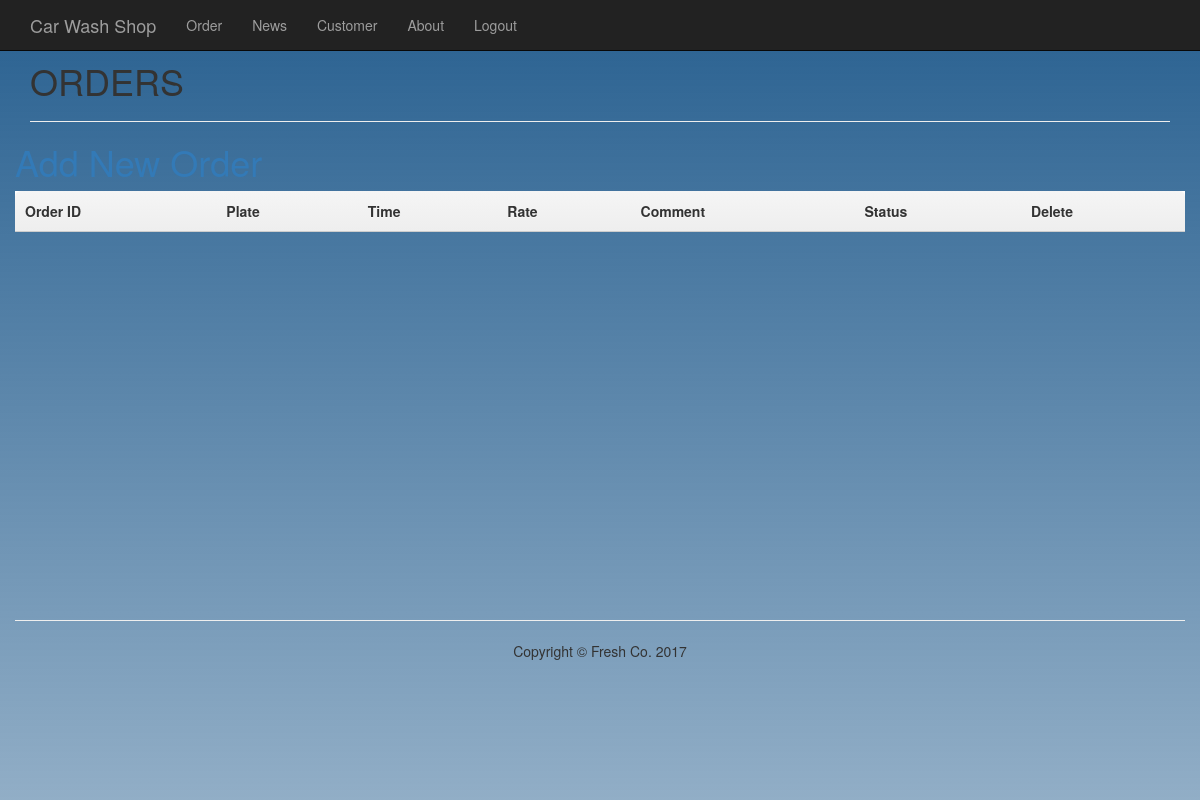
Before: /index.php?page=order (signed in) with the older database file.
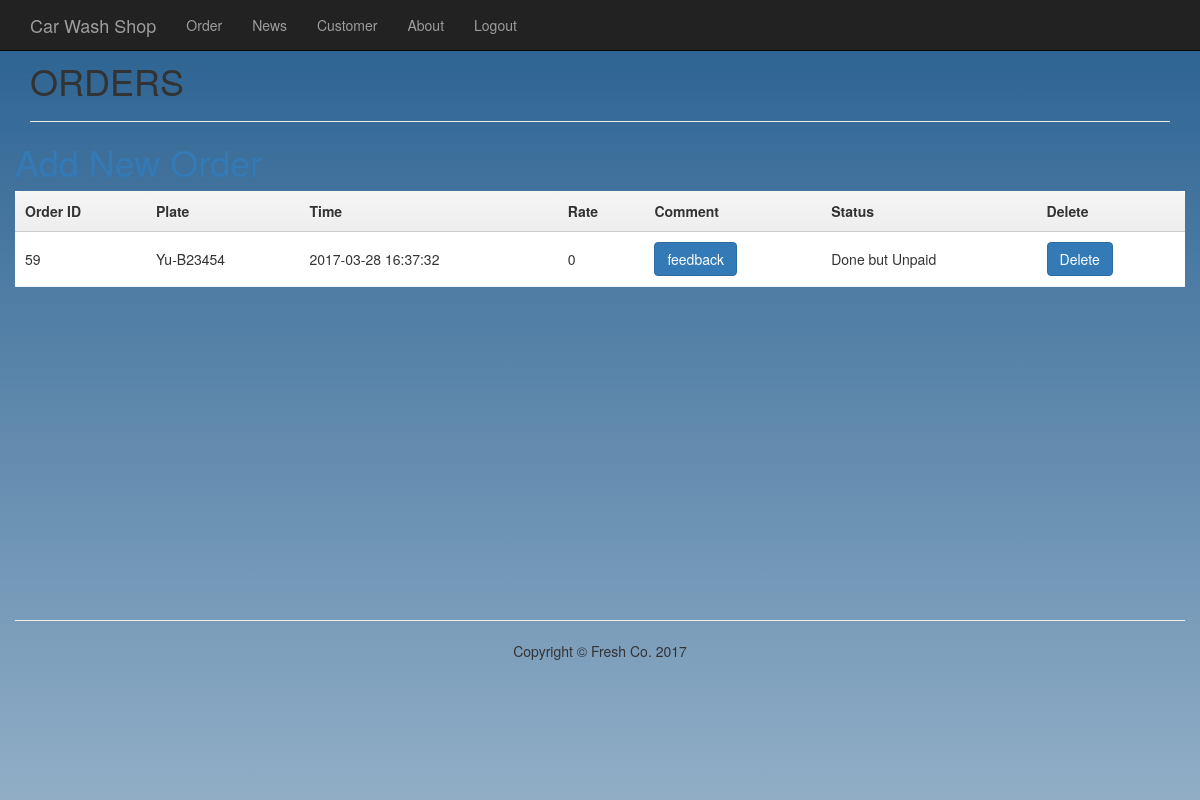
After: the same page with the newer database file.
### tables this page shows
CREATE TABLE IF NOT EXISTS `orders` (
  `id` int(10) unsigned NOT NULL,
  `cus_id` int(10) unsigned DEFAULT NULL,
  `Date` date DEFAULT NULL,
  `Time` time DEFAULT NULL,
  `status` int(11) DEFAULT NULL,
  `rate` int(11) NOT NULL
);

CREATE TABLE IF NOT EXISTS `car` (
  `id` int(11) NOT NULL,
  `plate` varchar(50) DEFAULT NULL,
  `brand` varchar(100) DEFAULT NULL,
  `color` varchar(100) DEFAULT NULL,
  `cus_id` int(10) unsigned DEFAULT NULL
);

### inc/db.php (called while the page is built, shortened)
<?php
 class Mysql{
	function __construct(){
		$this->conn=$this->getConn();
	}
	function getConn(){
        $conn =  mysql_connect('localhost','root','') or die("Cannot connect to server".mysql_error());
        return $conn;
    }
	function fetch($result){
        $row = mysql_fetch_array($result);
        return $row;
    }
	function query($sql){
        $res = mysql_query($sql,$this->conn) or die(mysql_error());
		return $res;
	}
}
$mysql = new Mysql();
?>

### app/order.php (the view, shortened to what this page needs)
<div class="container">
        <div class="row">
            <div class="col-sm-12 col-md-offset-0">
                <h1>ORDERS</h1>
				<hr>
			</div>
				<h1><a href="index.php?page=addorder">Add New Order</a></h1>
				<table class="zebra">
					<thead>
						<tr>
				       	 	<th>Order ID</th>
							<th>Plate</th>
							<th>Time</th>
							<th>Rate</th>
							<th>Comment</th>
							<th>Status</th>
							<th>Delete</th>
					</thead>
						<?php
					$sql_orders = "SELECT o.id,c.plate,CONCAT(Date,' ',Time) AS time,o.status,o.rate FROM orders AS o INNER JOIN order_service AS os ON o.id=os.order_id INNER JOIN car AS c ON c.id=os.car_id WHERE o.cus_id='".$_SESSION['customer_id']."'";
					$result_orders = $mysql->query($sql_orders);
					while ($row_orders = $mysql->fetch($result_orders)){
						?>
		            <tr>
					 <td><?php echo $row_orders['id']; ?></td>
		             <td><?php echo $row_orders['plate']; ?></td>
		             <td><?php echo $row_orders['time']; ?></td>
		             <td><?php echo $row_orders['rate']; ?></td>
					 <td>
						 <form method="post">
						 	 <input type="button" onClick="disp_prompt()" value="feedback" class="btn btn-primary"/>
						 </form>
					 </td>
					 <td>
						<?php
						switch($row_orders['status']){
							case 3: echo 'Done but Unpaid';break;
						}
						?>
					 </td>
					 <td>
						<a href ="javascript:if(confirm('Are You Sure to Delete?'))location='index.php?page=order&id=<?php echo $row_orders['id']?>'" class="btn btn-primary">Delete </a>
					 </td>
					</tr>
		 				<?php
		 			}
		 				?>
				</table>
        		</div>
    	</div>

### inc/header.php (shortened to what this page needs)
<!DOCTYPE html>
<html lang="en">
	<head>
		<link href="static/css/bootstrap.min.css" rel="stylesheet">
		<link href="static/font-awesome/css/font-awesome.min.css" rel="stylesheet" type="text/css">
		<link href="static/css/business-frontpage.css" rel="stylesheet">
		<link href="static/css/frontend.css" rel="stylesheet">
	</head>
	 <body>
         <div class="mainbody"></div>
         <div class="footwrap">

### inc/nav.php (shortened to what this page needs)
<nav class="navbar navbar-inverse navbar-fixed-top" role="navigation">
    <div class="container">
        <div class="navbar-header">
            <a class="navbar-brand" href="index.php">Car Wash Shop</a>
        </div>
        <div class="collapse navbar-collapse" id="bs-example-navbar-collapse-1">
            <ul class="nav navbar-nav">
                <li>
                    <a href="index.php?page=order">Order</a>
                </li>
                <li>
                    <a href="index.php?page=news">News</a>
                </li>
                <li>
                    <a href="index.php?page=customer">Customer</a>
                </li>
                <li>
                    <a href="index.php?page=services">About</a>
                </li>
	<?php
    if ($_SESSION['customer_id'] != 0 ){
	?>
                <li>
                    <a href="index.php?logout">Logout</a>
                </li>
	<?php
}
	?>
            </ul>
        </div>
    </div>
</nav>

### index.php (shortened to what this page needs)
<?php
	 require "inc/db.php";
	 include "inc/header.php";
	 include "inc/nav.php";
	 if(isset($_GET['page'])){
		$page = $_GET['page'];
	 }else{
		$page = 'home';
	 }
	 if($page=='home'){
		include "app/home.php";
	}else if($page=='services'){
		include "app/services.php";
	}else if($page=='order'){
		include "app/order.php";
	}else if($page=='news'){
		include "app/news.php";
	}else if($page=='addorder'){
		include "app/addorder.php";
	}else if($page=='customer'){
		include "app/customer.php";
	}
	include "inc/footer.php";
?>

### inc/footer.php (shortened to what this page needs)
    </div>
    <footer>
            <div class="col-sm-12 text-center ">
				<hr>
                <p>Copyright &copy; Fresh Co. 2017</p>
            </div>
    </footer>
  </body>
</html>

### static/css/business-frontpage.css (style rules this page uses)
table { *border-collapse: collapse; border-spacing: 0; width: 100%; }
.zebra td, .zebra th { padding: 10px; border-bottom: 1px solid #f2f2f2; }
.zebra th { text-align: left; text-shadow: 0 1px 0 rgba(255,255,255,.5); border-bottom: 1px solid #ccc; background-color: #eee; background-image: -webkit-gradient(linear, left top, left bottom, from(#f5f5f5), to(#eee)); background-image: -webkit-linear-gradient(top, #f5f5f5, #eee); background-image: -moz-linear-gradient(top, #f5f5f5, #eee); background-image: -ms-linear-gradient(top, #f5f5f5, #eee); background-image: -o-linear-gradient(top, #f5f5f5, #eee); background-image: linear-gradient(top, #f5f5f5, #eee); }
.zebra th:first-child { -moz-border-radius: 6px 0 0 0; -webkit-border-radius: 6px 0 0 0; border-radius: 6px 0 0 0; }
.zebra th:last-child { -moz-border-radius: 0 6px 0 0; -webkit-border-radius: 0 6px 0 0; border-radius: 0 6px 0 0; }
.zebra { background: white; }

### static/css/frontend.css (style rules this page uses)
.footwrap { min-height: 600px; }
.mainbody { background: -webkit-linear-gradient(top, #286090 0%,rgba(40, 96, 144, 0.51) 100%); width: 100%; height: 100%; position: fixed; z-index:-1; }

Changed rows visible on the page:
added orders: id "59", car.plate "Yu-B23454", time "2017-03-28 16:37:32", rate "0", shows "Done but Unpaid"
